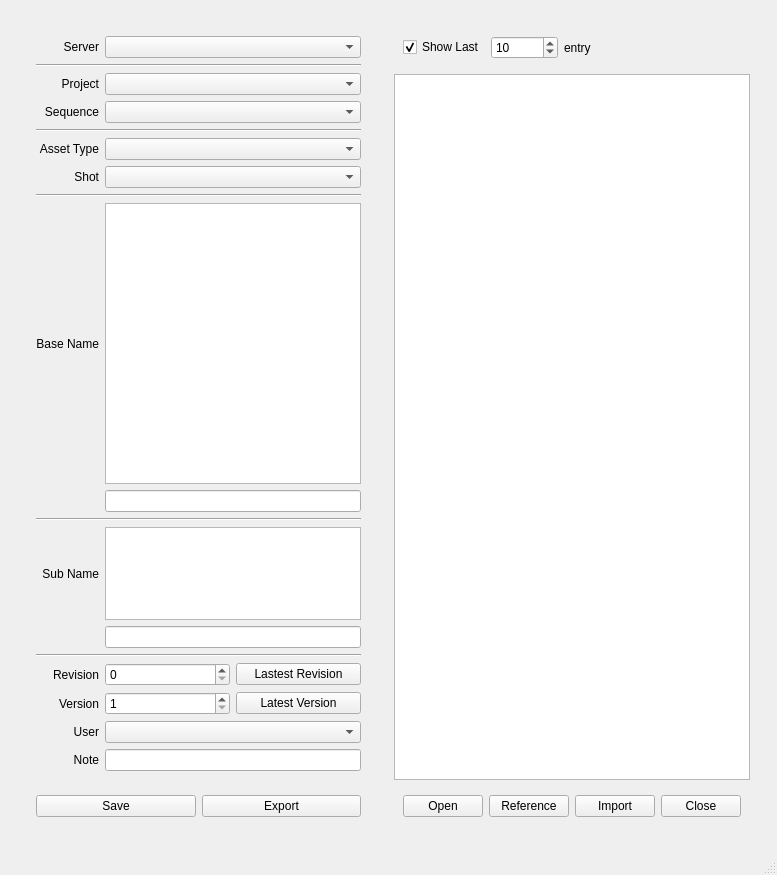
<?xml version="1.0" encoding="UTF-8"?>
<ui version="4.0">
 <class>MainWindow</class>
 <widget class="QMainWindow" name="MainWindow">
  <property name="windowModality">
   <enum>Qt::ApplicationModal</enum>
  </property>
  <property name="geometry">
   <rect>
    <x>0</x>
    <y>0</y>
    <width>749</width>
    <height>875</height>
   </rect>
  </property>
  <property name="sizePolicy">
   <sizepolicy hsizetype="Expanding" vsizetype="Expanding">
    <horstretch>1</horstretch>
    <verstretch>1</verstretch>
   </sizepolicy>
  </property>
  <property name="windowTitle">
   <string>Asset Manager</string>
  </property>
  <widget class="QWidget" name="centralwidget">
   <property name="sizePolicy">
    <sizepolicy hsizetype="Expanding" vsizetype="Expanding">
     <horstretch>1</horstretch>
     <verstretch>1</verstretch>
    </sizepolicy>
   </property>
   <layout class="QVBoxLayout" name="verticalLayout">
    <item>
     <widget class="QWidget" name="main_horizontalWidget" native="true">
      <property name="sizePolicy">
       <sizepolicy hsizetype="Preferred" vsizetype="Preferred">
        <horstretch>1</horstretch>
        <verstretch>1</verstretch>
       </sizepolicy>
      </property>
      <layout class="QHBoxLayout" name="main_horizontalLayout" stretch="0,1">
       <item>
        <widget class="QWidget" name="verticalWidget1" native="true">
         <property name="sizePolicy">
          <sizepolicy hsizetype="Fixed" vsizetype="Preferred">
           <horstretch>0</horstretch>
           <verstretch>1</verstretch>
          </sizepolicy>
         </property>
         <layout class="QVBoxLayout" name="verticalLayout1" stretch="0,0">
          <item>
           <widget class="QWidget" name="gridWidget1" native="true">
            <layout class="QGridLayout" name="gridLayout1">
             <item row="0" column="0">
              <widget class="QLabel" name="server_label">
               <property name="text">
                <string>Server</string>
               </property>
               <property name="alignment">
                <set>Qt::AlignRight|Qt::AlignTrailing|Qt::AlignVCenter</set>
               </property>
              </widget>
             </item>
             <item row="0" column="1">
              <widget class="QComboBox" name="server_comboBox">
               <property name="sizePolicy">
                <sizepolicy hsizetype="Expanding" vsizetype="Fixed">
                 <horstretch>0</horstretch>
                 <verstretch>0</verstretch>
                </sizepolicy>
               </property>
               <property name="toolTip">
                <string>Select a Server</string>
               </property>
               <property name="statusTip">
                <string>Select a Server</string>
               </property>
               <property name="whatsThis">
                <string>Server:

Servers are the places that the main project folders are saved. For now there is only one supported server. In the future that can be expanded to multiple servers...</string>
               </property>
               <property name="editable">
                <bool>false</bool>
               </property>
              </widget>
             </item>
             <item row="2" column="0">
              <widget class="QLabel" name="project_label">
               <property name="text">
                <string>Project</string>
               </property>
               <property name="alignment">
                <set>Qt::AlignRight|Qt::AlignTrailing|Qt::AlignVCenter</set>
               </property>
              </widget>
             </item>
             <item row="2" column="1">
              <widget class="QComboBox" name="project_comboBox">
               <property name="sizePolicy">
                <sizepolicy hsizetype="Expanding" vsizetype="Fixed">
                 <horstretch>0</horstretch>
                 <verstretch>0</verstretch>
                </sizepolicy>
               </property>
               <property name="toolTip">
                <string>Select a Project</string>
               </property>
               <property name="statusTip">
                <string>Select a Project</string>
               </property>
               <property name="whatsThis">
                <string>Project:

A project is a collection of sequences. So projects can only contain sequences. This comboBox lists the current projects on the server. If you select one it will update the available sequences for that project...</string>
               </property>
               <property name="editable">
                <bool>false</bool>
               </property>
              </widget>
             </item>
             <item row="3" column="0">
              <widget class="QLabel" name="sequence_label">
               <property name="text">
                <string>Sequence</string>
               </property>
               <property name="alignment">
                <set>Qt::AlignRight|Qt::AlignTrailing|Qt::AlignVCenter</set>
               </property>
              </widget>
             </item>
             <item row="3" column="1">
              <widget class="QComboBox" name="sequence_comboBox">
               <property name="sizePolicy">
                <sizepolicy hsizetype="Expanding" vsizetype="Fixed">
                 <horstretch>0</horstretch>
                 <verstretch>0</verstretch>
                </sizepolicy>
               </property>
               <property name="toolTip">
                <string>Select a Sequence</string>
               </property>
               <property name="statusTip">
                <string>Select a Sequence</string>
               </property>
               <property name="whatsThis">
                <string>Sequence:

Sequences are collections of folders. Each folder has a special meaning and can may contain one type of asset file. Every sequence has its own settings. So while one sequence supports some features, others may not...</string>
               </property>
               <property name="editable">
                <bool>false</bool>
               </property>
              </widget>
             </item>
             <item row="6" column="0">
              <widget class="QLabel" name="assetType_label1">
               <property name="text">
                <string>Asset Type</string>
               </property>
               <property name="alignment">
                <set>Qt::AlignRight|Qt::AlignTrailing|Qt::AlignVCenter</set>
               </property>
              </widget>
             </item>
             <item row="6" column="1">
              <widget class="QComboBox" name="assetType_comboBox1">
               <property name="sizePolicy">
                <sizepolicy hsizetype="Preferred" vsizetype="Fixed">
                 <horstretch>1</horstretch>
                 <verstretch>0</verstretch>
                </sizepolicy>
               </property>
               <property name="toolTip">
                <string>Select an asset type</string>
               </property>
               <property name="statusTip">
                <string>Select an asset type</string>
               </property>
               <property name="whatsThis">
                <string>Asset Type:

Assets has types that lets you distinguish their purpose of existance. This comboBox lists the asset types that the sequence and the current host environment (MAYA, NUKE etc.) can support.</string>
               </property>
              </widget>
             </item>
             <item row="7" column="0">
              <widget class="QLabel" name="shot_label1">
               <property name="text">
                <string>Shot</string>
               </property>
               <property name="alignment">
                <set>Qt::AlignRight|Qt::AlignTrailing|Qt::AlignVCenter</set>
               </property>
              </widget>
             </item>
             <item row="7" column="1">
              <widget class="QComboBox" name="shot_comboBox1">
               <property name="enabled">
                <bool>true</bool>
               </property>
               <property name="sizePolicy">
                <sizepolicy hsizetype="Preferred" vsizetype="Fixed">
                 <horstretch>1</horstretch>
                 <verstretch>0</verstretch>
                </sizepolicy>
               </property>
               <property name="toolTip">
                <string>if the type is a shot dependent type this will be activated</string>
               </property>
               <property name="statusTip">
                <string>if the type is a shot dependent type this will be activated</string>
               </property>
               <property name="whatsThis">
                <string>Shot:

If an asset is shot dependent, its base name is a shot string (SH001, SH010 etc. ). So, shot and base name comboBoxes are actually showing the base name of the asset, but it lets the user to separate the shot dependent asset types from shot independent types.</string>
               </property>
              </widget>
             </item>
             <item row="10" column="0">
              <widget class="QLabel" name="baseName_label1">
               <property name="text">
                <string>Base Name</string>
               </property>
               <property name="alignment">
                <set>Qt::AlignRight|Qt::AlignTrailing|Qt::AlignVCenter</set>
               </property>
              </widget>
             </item>
             <item row="13" column="0">
              <widget class="QLabel" name="subName_label1">
               <property name="text">
                <string>Sub Name</string>
               </property>
               <property name="alignment">
                <set>Qt::AlignRight|Qt::AlignTrailing|Qt::AlignVCenter</set>
               </property>
              </widget>
             </item>
             <item row="1" column="0" colspan="2">
              <widget class="Line" name="line">
               <property name="orientation">
                <enum>Qt::Horizontal</enum>
               </property>
              </widget>
             </item>
             <item row="4" column="0" colspan="2">
              <widget class="Line" name="line_2">
               <property name="orientation">
                <enum>Qt::Horizontal</enum>
               </property>
              </widget>
             </item>
             <item row="16" column="0">
              <widget class="QLabel" name="revision_label1">
               <property name="text">
                <string>Revision</string>
               </property>
               <property name="alignment">
                <set>Qt::AlignRight|Qt::AlignTrailing|Qt::AlignVCenter</set>
               </property>
              </widget>
             </item>
             <item row="16" column="1">
              <widget class="QWidget" name="revision_horizontalWidget" native="true">
               <layout class="QHBoxLayout" name="revision_horizontalLayout" stretch="1,1">
                <property name="margin">
                 <number>0</number>
                </property>
                <item>
                 <widget class="QSpinBox" name="revision_spinBox">
                  <property name="toolTip">
                   <string>increase it when the asset needs a revision</string>
                  </property>
                  <property name="statusTip">
                   <string>increase it when the asset needs a revision</string>
                  </property>
                  <property name="whatsThis">
                   <string>Revision Number:

Revision numbers represents the milestones in the development of this asset. Generally it is increased when something big is changed in the asset.</string>
                  </property>
                 </widget>
                </item>
                <item>
                 <widget class="QPushButton" name="revision_pushButton">
                  <property name="minimumSize">
                   <size>
                    <width>111</width>
                    <height>0</height>
                   </size>
                  </property>
                  <property name="toolTip">
                   <string>gets the latest revision number</string>
                  </property>
                  <property name="statusTip">
                   <string>gets the latest revision number</string>
                  </property>
                  <property name="text">
                   <string>Lastest Revision</string>
                  </property>
                 </widget>
                </item>
               </layout>
              </widget>
             </item>
             <item row="17" column="0">
              <widget class="QLabel" name="version_label1">
               <property name="text">
                <string>Version</string>
               </property>
               <property name="alignment">
                <set>Qt::AlignRight|Qt::AlignTrailing|Qt::AlignVCenter</set>
               </property>
              </widget>
             </item>
             <item row="17" column="1">
              <widget class="QWidget" name="version_horizontalWidget" native="true">
               <layout class="QHBoxLayout" name="version_horizontalLayout">
                <property name="margin">
                 <number>0</number>
                </property>
                <item>
                 <widget class="QSpinBox" name="version_spinBox">
                  <property name="toolTip">
                   <string>it is automatically increased by 1</string>
                  </property>
                  <property name="statusTip">
                   <string>it is automatically increased by 1</string>
                  </property>
                  <property name="whatsThis">
                   <string>Version Number:

Any incarnation of an asset should be have different version numbers.</string>
                  </property>
                  <property name="prefix">
                   <string/>
                  </property>
                  <property name="minimum">
                   <number>1</number>
                  </property>
                  <property name="maximum">
                   <number>99999999</number>
                  </property>
                 </widget>
                </item>
                <item>
                 <widget class="QPushButton" name="version_pushButton">
                  <property name="minimumSize">
                   <size>
                    <width>111</width>
                    <height>0</height>
                   </size>
                  </property>
                  <property name="toolTip">
                   <string>gets the latest version number</string>
                  </property>
                  <property name="statusTip">
                   <string>gets the latest version number</string>
                  </property>
                  <property name="text">
                   <string>Latest Version</string>
                  </property>
                 </widget>
                </item>
               </layout>
              </widget>
             </item>
             <item row="18" column="0">
              <widget class="QLabel" name="user_label1">
               <property name="text">
                <string>User</string>
               </property>
               <property name="alignment">
                <set>Qt::AlignRight|Qt::AlignTrailing|Qt::AlignVCenter</set>
               </property>
              </widget>
             </item>
             <item row="18" column="1">
              <widget class="QComboBox" name="user_comboBox1">
               <property name="sizePolicy">
                <sizepolicy hsizetype="Preferred" vsizetype="Fixed">
                 <horstretch>1</horstretch>
                 <verstretch>0</verstretch>
                </sizepolicy>
               </property>
               <property name="toolTip">
                <string>select your user initials</string>
               </property>
               <property name="statusTip">
                <string>select your user initials</string>
               </property>
               <property name="whatsThis">
                <string>User Initials:

Select your user initials from the list, so anybody can understand who created this version of the asset...</string>
               </property>
              </widget>
             </item>
             <item row="19" column="0">
              <widget class="QLabel" name="note_label1">
               <property name="text">
                <string>Note</string>
               </property>
               <property name="alignment">
                <set>Qt::AlignRight|Qt::AlignTrailing|Qt::AlignVCenter</set>
               </property>
              </widget>
             </item>
             <item row="19" column="1">
              <widget class="QLineEdit" name="note_lineEdit1">
               <property name="sizePolicy">
                <sizepolicy hsizetype="Expanding" vsizetype="Fixed">
                 <horstretch>1</horstretch>
                 <verstretch>0</verstretch>
                </sizepolicy>
               </property>
               <property name="toolTip">
                <string>it is a limited field, try to keep it brief</string>
               </property>
               <property name="statusTip">
                <string>it is a limited field, try to keep it brief</string>
               </property>
               <property name="whatsThis">
                <string>Note:

You can use this field to leave little but important messages here... It is limited with 30 characters...</string>
               </property>
              </widget>
             </item>
             <item row="10" column="1">
              <widget class="QListWidget" name="baseName_listWidget">
               <property name="sizePolicy">
                <sizepolicy hsizetype="Expanding" vsizetype="Expanding">
                 <horstretch>0</horstretch>
                 <verstretch>3</verstretch>
                </sizepolicy>
               </property>
               <property name="toolTip">
                <string>displays the baseNames of the current assetType</string>
               </property>
               <property name="statusTip">
                <string>displays the baseNames of the current assetType</string>
               </property>
               <property name="alternatingRowColors">
                <bool>true</bool>
               </property>
              </widget>
             </item>
             <item row="11" column="1">
              <widget class="QLineEdit" name="baseName_lineEdit">
               <property name="toolTip">
                <string>enter the baseName for new assets here</string>
               </property>
               <property name="statusTip">
                <string>enter the baseName for new assets here</string>
               </property>
              </widget>
             </item>
             <item row="13" column="1">
              <widget class="QListWidget" name="subName_listWidget">
               <property name="sizePolicy">
                <sizepolicy hsizetype="Expanding" vsizetype="Expanding">
                 <horstretch>0</horstretch>
                 <verstretch>1</verstretch>
                </sizepolicy>
               </property>
               <property name="toolTip">
                <string>displays the subNames of the current asset</string>
               </property>
               <property name="statusTip">
                <string>displays the subNames of the current asset</string>
               </property>
               <property name="alternatingRowColors">
                <bool>true</bool>
               </property>
               <property name="resizeMode">
                <enum>QListView::Fixed</enum>
               </property>
              </widget>
             </item>
             <item row="14" column="1">
              <widget class="QLineEdit" name="subName_lineEdit">
               <property name="toolTip">
                <string>enter the subName for new assets here</string>
               </property>
               <property name="statusTip">
                <string>enter the subName for new assets here</string>
               </property>
              </widget>
             </item>
             <item row="8" column="0" colspan="2">
              <widget class="Line" name="line_3">
               <property name="orientation">
                <enum>Qt::Horizontal</enum>
               </property>
              </widget>
             </item>
             <item row="12" column="0" colspan="2">
              <widget class="Line" name="line_4">
               <property name="orientation">
                <enum>Qt::Horizontal</enum>
               </property>
              </widget>
             </item>
             <item row="15" column="0" colspan="2">
              <widget class="Line" name="line_5">
               <property name="orientation">
                <enum>Qt::Horizontal</enum>
               </property>
              </widget>
             </item>
            </layout>
           </widget>
          </item>
          <item>
           <widget class="QWidget" name="saveButtons_horizontalWidget" native="true">
            <layout class="QHBoxLayout" name="saveCanel_horizontalLayout" stretch="1,1">
             <item>
              <widget class="QPushButton" name="save_button">
               <property name="toolTip">
                <string>Saves the asset to the server</string>
               </property>
               <property name="statusTip">
                <string>Saves the asset to the server</string>
               </property>
               <property name="whatsThis">
                <string>Save:

Saves the asset to the server</string>
               </property>
               <property name="text">
                <string>Save</string>
               </property>
              </widget>
             </item>
             <item>
              <widget class="QPushButton" name="export_button">
               <property name="toolTip">
                <string>Exports the Selected items as a new asset</string>
               </property>
               <property name="statusTip">
                <string>Exports the Selected items as a new asset</string>
               </property>
               <property name="whatsThis">
                <string>Export:

Exports the selected content to the server as an asset</string>
               </property>
               <property name="text">
                <string>Export</string>
               </property>
              </widget>
             </item>
            </layout>
           </widget>
          </item>
         </layout>
        </widget>
       </item>
       <item>
        <widget class="QWidget" name="verticalWidget2" native="true">
         <layout class="QVBoxLayout" name="verticalLayout2">
          <item>
           <widget class="QWidget" name="horizontalWidget" native="true">
            <layout class="QHBoxLayout" name="horizontalLayout">
             <item>
              <widget class="QCheckBox" name="showLastNEntry_checkBox">
               <property name="toolTip">
                <string>if checked, the list below shows maximum n number of items, the n is defined in the next spinB,ox</string>
               </property>
               <property name="statusTip">
                <string>maximum number of entry to view</string>
               </property>
               <property name="text">
                <string>Show Last</string>
               </property>
               <property name="checked">
                <bool>true</bool>
               </property>
              </widget>
             </item>
             <item>
              <widget class="QSpinBox" name="numberOfEntry_spinBox">
               <property name="statusTip">
                <string>maximum number of entry to view</string>
               </property>
               <property name="minimum">
                <number>1</number>
               </property>
               <property name="maximum">
                <number>9999999</number>
               </property>
               <property name="value">
                <number>10</number>
               </property>
              </widget>
             </item>
             <item>
              <widget class="QLabel" name="label">
               <property name="statusTip">
                <string>maximum number of entry to view</string>
               </property>
               <property name="text">
                <string>entry</string>
               </property>
              </widget>
             </item>
             <item>
              <spacer name="horizontalSpacer">
               <property name="orientation">
                <enum>Qt::Horizontal</enum>
               </property>
               <property name="sizeHint" stdset="0">
                <size>
                 <width>40</width>
                 <height>20</height>
                </size>
               </property>
              </spacer>
             </item>
            </layout>
           </widget>
          </item>
          <item>
           <widget class="QListWidget" name="assets_listWidget1">
            <property name="sizePolicy">
             <sizepolicy hsizetype="Expanding" vsizetype="Expanding">
              <horstretch>1</horstretch>
              <verstretch>1</verstretch>
             </sizepolicy>
            </property>
            <property name="toolTip">
             <string>Lists all the versions of the current asset</string>
            </property>
            <property name="statusTip">
             <string>Lists all the versions of the current asset</string>
            </property>
            <property name="whatsThis">
             <string>Asset List:

All versions of the currently selected asset will be listed here...</string>
            </property>
            <property name="alternatingRowColors">
             <bool>true</bool>
            </property>
           </widget>
          </item>
          <item>
           <widget class="QWidget" name="openButtons_horizontalWidget" native="true">
            <property name="sizePolicy">
             <sizepolicy hsizetype="Preferred" vsizetype="Preferred">
              <horstretch>1</horstretch>
              <verstretch>0</verstretch>
             </sizepolicy>
            </property>
            <layout class="QHBoxLayout" name="openButtons_horizontalLayout" stretch="1,1,1,1">
             <item>
              <widget class="QPushButton" name="open_button">
               <property name="sizePolicy">
                <sizepolicy hsizetype="Minimum" vsizetype="Fixed">
                 <horstretch>0</horstretch>
                 <verstretch>0</verstretch>
                </sizepolicy>
               </property>
               <property name="toolTip">
                <string>Opens the selected asset</string>
               </property>
               <property name="statusTip">
                <string>Opens the selected asset</string>
               </property>
               <property name="whatsThis">
                <string>Open:

Opens the current selected asset in the host application</string>
               </property>
               <property name="text">
                <string>Open</string>
               </property>
              </widget>
             </item>
             <item>
              <widget class="QPushButton" name="reference_button">
               <property name="sizePolicy">
                <sizepolicy hsizetype="Minimum" vsizetype="Fixed">
                 <horstretch>0</horstretch>
                 <verstretch>0</verstretch>
                </sizepolicy>
               </property>
               <property name="toolTip">
                <string>References the asset tho the current scene (Maya only)</string>
               </property>
               <property name="statusTip">
                <string>References the asset tho the current scene (Maya only)</string>
               </property>
               <property name="whatsThis">
                <string>Reference:

References the asset to the current environment in the host application. For now just MAYA supports referencing, but in near future NUKE will have too...</string>
               </property>
               <property name="text">
                <string>Reference</string>
               </property>
              </widget>
             </item>
             <item>
              <widget class="QPushButton" name="import_button">
               <property name="sizePolicy">
                <sizepolicy hsizetype="Minimum" vsizetype="Fixed">
                 <horstretch>0</horstretch>
                 <verstretch>0</verstretch>
                </sizepolicy>
               </property>
               <property name="toolTip">
                <string>Imports the contents to the current scene</string>
               </property>
               <property name="statusTip">
                <string>Imports the contents to the current scene</string>
               </property>
               <property name="whatsThis">
                <string>Import:

Imports the content of the selected asset to the current environment in the host application...</string>
               </property>
               <property name="text">
                <string>Import</string>
               </property>
              </widget>
             </item>
             <item>
              <widget class="QPushButton" name="close_button">
               <property name="toolTip">
                <string>Quits without doing anything</string>
               </property>
               <property name="statusTip">
                <string>Quits without doing anything</string>
               </property>
               <property name="whatsThis">
                <string>Cancel:

Just quits the application without doing anything</string>
               </property>
               <property name="text">
                <string>Close</string>
               </property>
              </widget>
             </item>
            </layout>
           </widget>
          </item>
         </layout>
        </widget>
       </item>
      </layout>
     </widget>
    </item>
   </layout>
  </widget>
  <widget class="QStatusBar" name="statusbar">
   <property name="sizePolicy">
    <sizepolicy hsizetype="Expanding" vsizetype="Expanding">
     <horstretch>0</horstretch>
     <verstretch>0</verstretch>
    </sizepolicy>
   </property>
  </widget>
  <action name="actionOpen_Settings">
   <property name="text">
    <string>Open Asset</string>
   </property>
  </action>
  <action name="actionAbout">
   <property name="text">
    <string>About oyProjectManager</string>
   </property>
  </action>
  <action name="actionSave_Asset">
   <property name="text">
    <string>Save Asset</string>
   </property>
  </action>
  <action name="actionSave_Settings">
   <property name="text">
    <string>Save Settings</string>
   </property>
  </action>
  <action name="actionExit">
   <property name="text">
    <string>Quit</string>
   </property>
  </action>
 </widget>
 <tabstops>
  <tabstop>server_comboBox</tabstop>
  <tabstop>project_comboBox</tabstop>
  <tabstop>sequence_comboBox</tabstop>
  <tabstop>revision_pushButton</tabstop>
  <tabstop>version_spinBox</tabstop>
  <tabstop>version_pushButton</tabstop>
  <tabstop>save_button</tabstop>
  <tabstop>export_button</tabstop>
  <tabstop>open_button</tabstop>
  <tabstop>reference_button</tabstop>
  <tabstop>import_button</tabstop>
  <tabstop>close_button</tabstop>
 </tabstops>
 <resources/>
 <connections/>
</ui>
